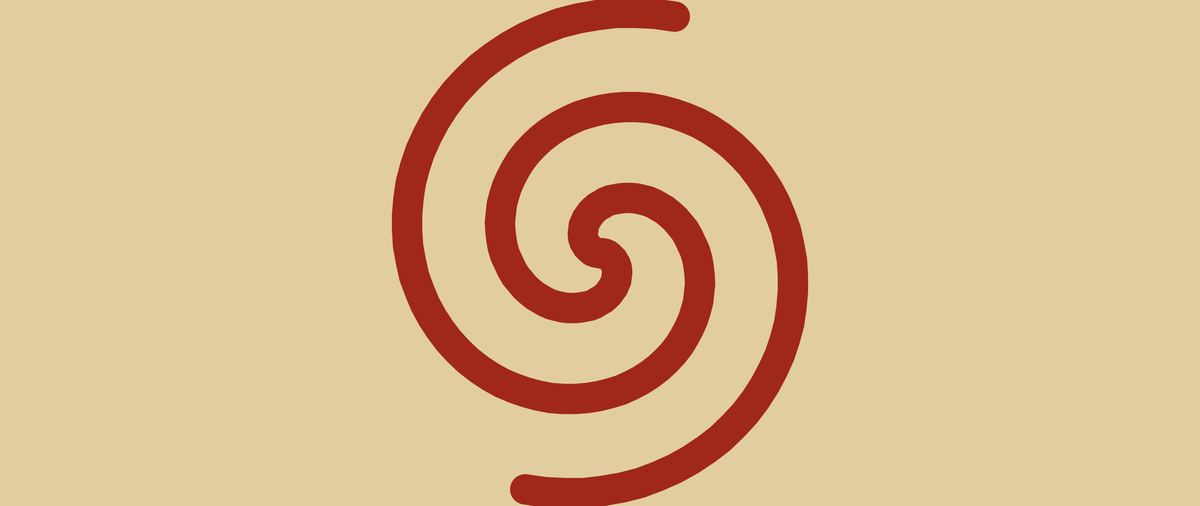
Frame 1 (no input)
Frame 2 (the mouse pressed at the canvas centre, redrawn once): identical to frame 1, image omitted

The Processing sketch that drew this single still picture (run headless with seeded random() and noise(); the mouse was pressed at the canvas centre and the sketch redrawn once):

// Processing sketch: moana
// ── moana.pde
// Manuale di Programmazione Cinematografica
// Daniele Olmisani, 2018

// Moana (2016)


final color PAPER = color(225, 205, 160);
final color INK = color(160, 40, 25);


void setup() {
  size(2560, 1080);
  noLoop();
}


void draw() {
  
  final float S =  min(width, height);
  final float U = 0.002;
  
  translate(0.5*width, 0.5*height);
  scale(S);
  
  background(PAPER);

  fill(INK);  
  noStroke();
  
  PShape s = createShape();
  s.beginShape();
  s.noFill();
  s.stroke(INK);
  s.strokeWeight(30*U);
  for (float a=0; a<2.6*PI; a+=40*U) {
    s.vertex(0.06*a*cos(a), 0.06*a*sin(a)); 
  }
  s.endShape();
  
  shape(s, 0, 0);
  
  scale(-1);
  shape(s, 0, 0);

  save("moana.png");
}
